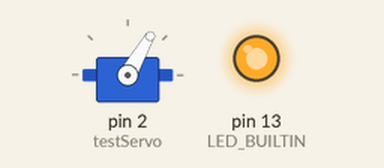
Simulated run of this sketch. Board: Arduino Uno, built with avr-gcc and run on an emulated ATmega328P. Shown: servo, output pins drawn as LEDs (lit = HIGH).

Above: at 1.55 s.
At 4.5 s:
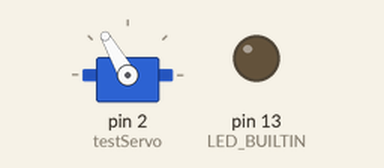
At 7.45 s:
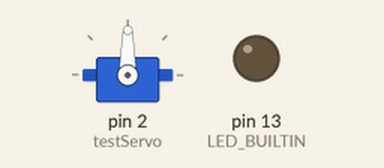
Timing chart, 0 to 9.3 s (numbered marks = the images above):
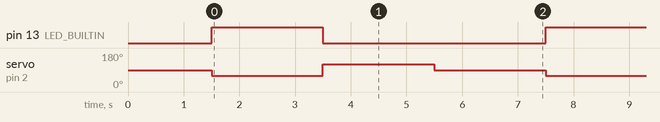

The sketch:

sg90_d2_test.ino
```cpp
// (licence header left out)
#include <Servo.h>
Servo testServo;
void setup() {
  pinMode(LED_BUILTIN, OUTPUT);
  testServo.attach(2);
  testServo.write(90);
  delay(1500);
}
void loop() {
  digitalWrite(LED_BUILTIN, HIGH);
  testServo.write(60);
  delay(2000);
  digitalWrite(LED_BUILTIN, LOW);
  testServo.write(120);
  delay(2000);
  testServo.write(90);
  delay(2000);
}
```

Measured:
- by itself, pin 13 (LED_BUILTIN): alternates HIGH for 2.0 s and LOW for 4.0 s
- by itself, servo on pin 2 (testServo): repeats every 6.0 s: 120° 2.0 s, 90° 2.0 s, 60° 2.0 s
